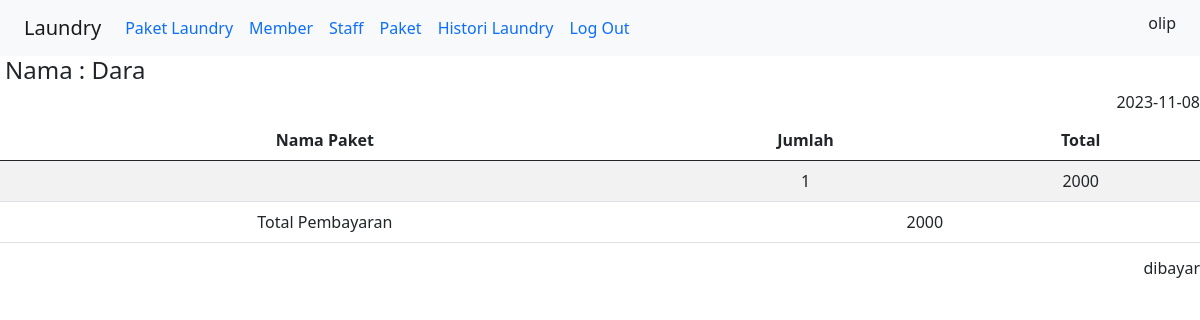
Screenshot of /detail_transaksi.php?id=1 (signed in) with the database file from the repository.
### tables this page shows
CREATE TABLE `transaksi` (
  `id` int(11) NOT NULL,
  `tgl` date DEFAULT NULL,
  `tgl_bayar` date DEFAULT NULL,
  `status` enum('baru','proses','selesai','diambil') DEFAULT NULL,
  `dibayar` enum('dibayar','belum_dibayar') DEFAULT NULL,
  `id_user` int(11) DEFAULT NULL,
  `id_member` int(11) DEFAULT NULL,
  `batas_waktu` date DEFAULT NULL
);

CREATE TABLE `member` (
  `id` int(11) NOT NULL,
  `nama` varchar(100) DEFAULT NULL,
  `alamat` text DEFAULT NULL,
  `jenis_kelamin` enum('Laki-laki','Perempuan') DEFAULT NULL,
  `telfon` varchar(15) DEFAULT NULL
);

CREATE TABLE `detail_transaksi` (
  `id` int(11) NOT NULL,
  `id_transaksi` int(11) DEFAULT NULL,
  `id_paket` int(11) DEFAULT NULL,
  `qty` int(11) DEFAULT NULL
);

CREATE TABLE `paket` (
  `id_paket` int(11) NOT NULL,
  `nama_paket` varchar(100) NOT NULL,
  `deskripsi` text NOT NULL,
  `harga` int(50) NOT NULL,
  `category` enum('kiloan','selimut','bed_cover','kaos') NOT NULL,
  `gambar` varchar(50) NOT NULL
);

### detail_transaksi.php (the view, shortened to what this page needs)
<?php
    include "header.php";
    include "connect.php";
?>
<!DOCTYPE html>
<html>
    <head>
        <link href="https://cdn.jsdelivr.net/npm/bootstrap@5.0.1/dist/css/bootstrap.min.css" rel="stylesheet">
    </head>
    <body>
            <table class="table table-striped">
                <thead style="text-align:center;">
                <?php
                    $qry_transaksi=mysqli_query($connect,"SELECT * from transaksi join member on transaksi.id_member = member.id where transaksi.id = '".$_GET['id']."'");
                    $dt_transaksi=mysqli_fetch_array($qry_transaksi);
                ?>
                    <h4 style="margin-left:5px;">Nama : <?=$dt_transaksi['nama']?></h4>
                    <h6 style="float:right;"><?=$dt_transaksi['tgl']?></h6>
                    <tr>
                        <th>Nama Paket</th><th>Jumlah</th><th>Total</th>
                    </tr>
                </thead>
                <tbody style="text-align:center;">
                    <?php
                    $qry_detail=mysqli_query($connect,"SELECT * from detail_transaksi join paket on detail_transaksi.id_paket = paket.id_paket where detail_transaksi.id_transaksi = '".$_GET['id']."'");
                    $total = 0;
                    while($dt_detail=mysqli_fetch_array($qry_detail)){
                        ?>
                        <tr>
                            <td><?=$dt_detail['jenis']?></td><td><?=$dt_detail['qty']?></td><td><?=$dt_detail['harga'] * $dt_detail['qty']?></td>
                            <?php
                                $total += $dt_detail['harga'] * $dt_detail['qty'];
                            ?>
                        </tr>
                        <?php
                    }
                    ?>
                    <tr><td>Total Pembayaran</td><td colspan="2"><?=$total?></td></tr>
                </tbody>
            </table>
            <h6 style="float:right;"><?=$dt_transaksi['dibayar']?></h6>
    </body>
</html>

### rows the page displays
transaksi: id_member.nama "Dara", tgl "2023-11-08", dibayar "dibayar"
detail_transaksi: qty "1", $dt_detail['harga']*$dt_detail['qty'] "2000"

### other values shown
$_SESSION['nama'] "olip"
$total "2000"
